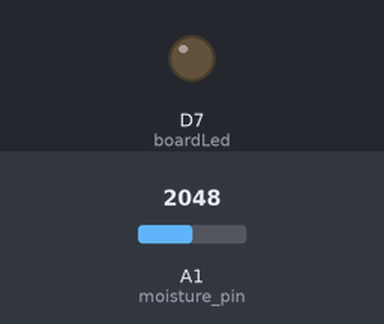
Bench run of a sketch on a simulated Particle Photon. On the bench: output pins drawn as LEDs (lit = HIGH). The inputs (shaded band) are chosen by the test bench; at power-on: A1 (moisture_pin) = 2048.

Above: at 16.0 s.
Timing chart, 0 to 40.0 s (numbered marks = the images above):
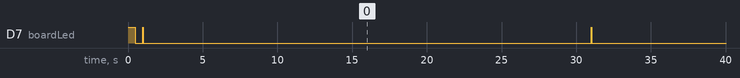

The sketch:

soil-moisture.ino
```cpp
int boardLed = D7; //LED pin

int moisture_pin = A1; // Pin where sensor is plugged in


void setup() {
    pinMode(boardLed, OUTPUT);
    pinMode(moisture_pin, INPUT); //Sensor is input to read the moisture level


    //Make sure the code working, Led must turn on and off quickly for 5s
    digitalWrite(boardLed, HIGH);
    delay(500);
    digitalWrite(boardLed,LOW);
    delay(500);
}

void loop() {

    /* Read the sendor and publish to the cloud */

    digitalWrite(boardLed, HIGH);
    //Taking data ...

    int moisture_analog = analogRead(moisture_pin); //Reading

    Particle.publish("temp", String(moisture_analog), PRIVATE);

    //LED turns off
    digitalWrite(boardLed, LOW);


    //Delay for 30s to take the varibales for every 30s
    delay(30000);

}
```

Measured:
- by itself, D7 (boardLed): repeats every 30.0 s: HIGH 0.02 s, LOW 30.0 s
